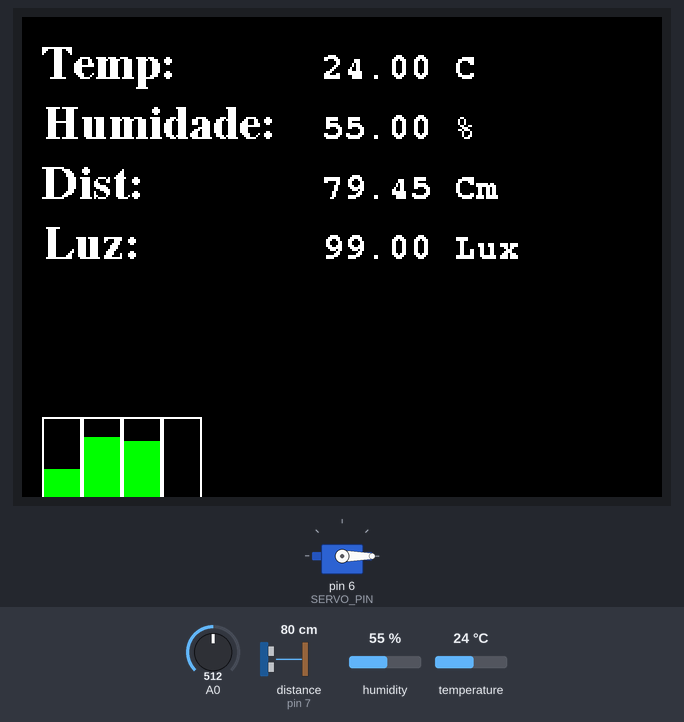
Bench run of a program on a simulated Arduino Nano, built with avr-gcc and run on an emulated ATmega328P. Parts: 320×240 colour display, servo. Wiring (from diagram.json): ultrasonic range finder: trigger pin 8; echo pin 7. Inputs (shaded band) come from the test bench; at power-on: distance to the obstacle (sensor on pin 7) 80 cm, temperature 24 °C, humidity 55 %, A0 = 512. The echo pulse lasts 58.3 µs per cm.

Above: at 1.4 s.
1.5 s: distance to the obstacle (sensor on pin 7) set to 97 cm
At 3.6 s:
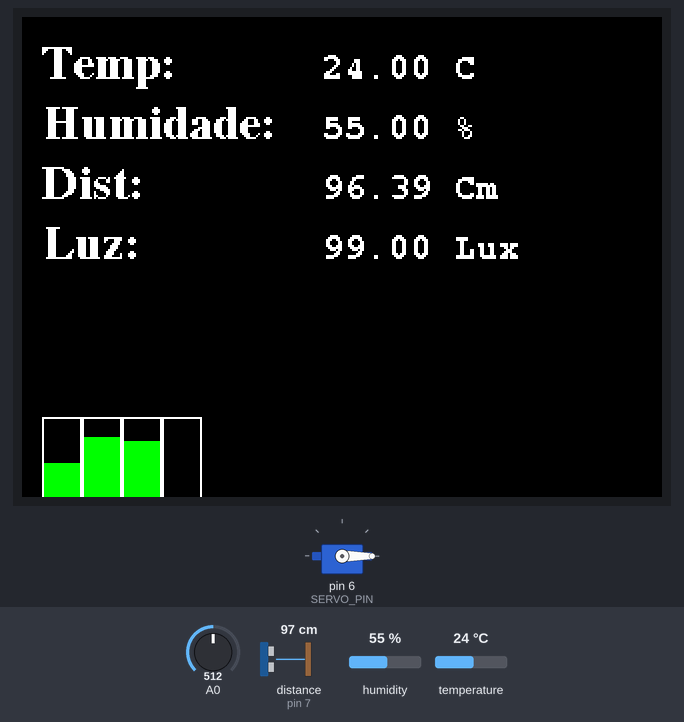
3.8 s: distance to the obstacle (sensor on pin 7) set to 104 cm
At 5.8 s:
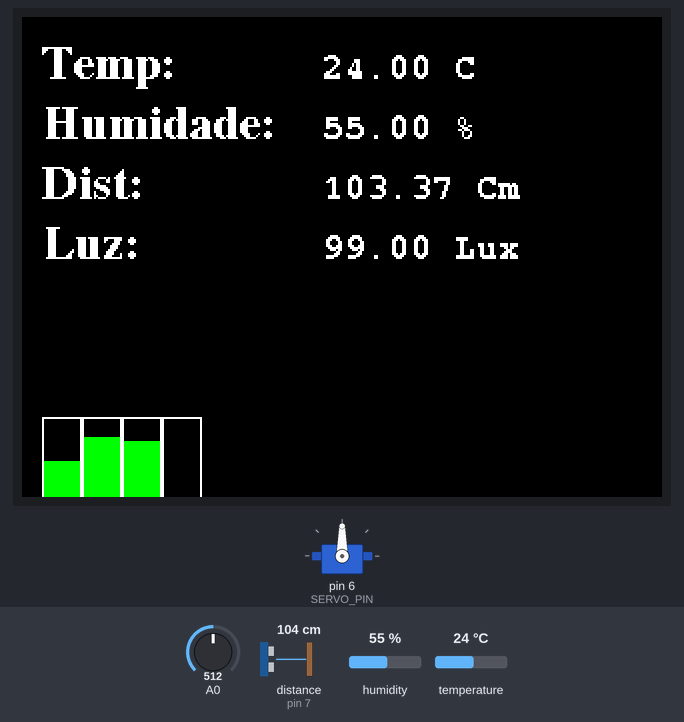
7.5 s: temperature set to 28 °C
At 9.0 s:
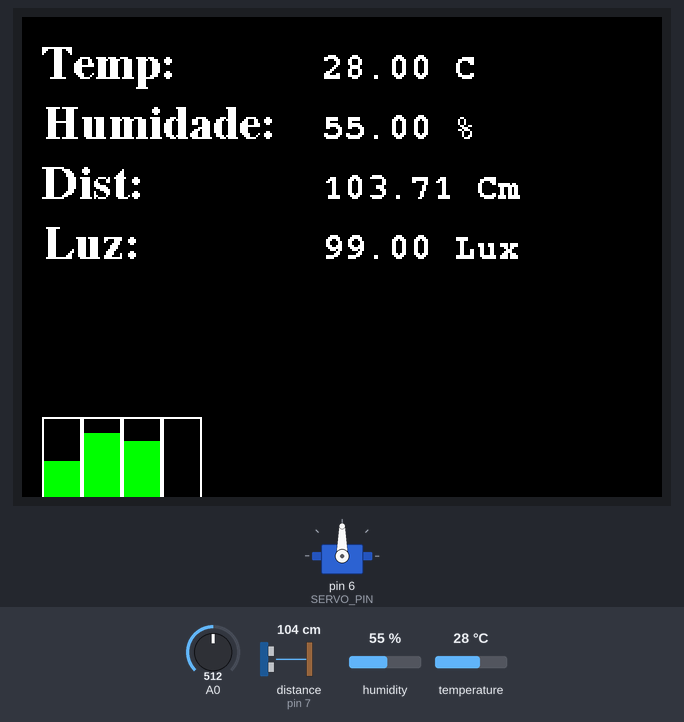
10.6 s: humidity set to 22 %
At 11.1 s:
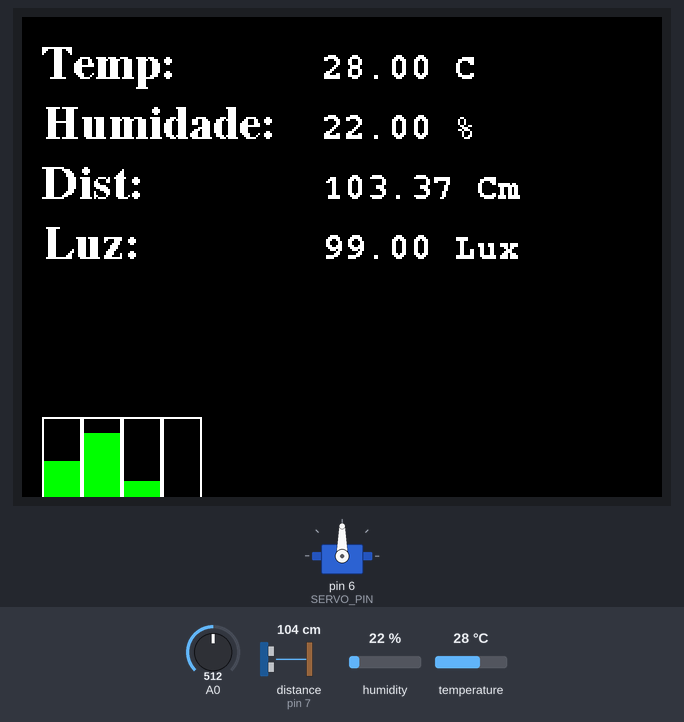
13.2 s: A0 set to 716
At 14.7 s:
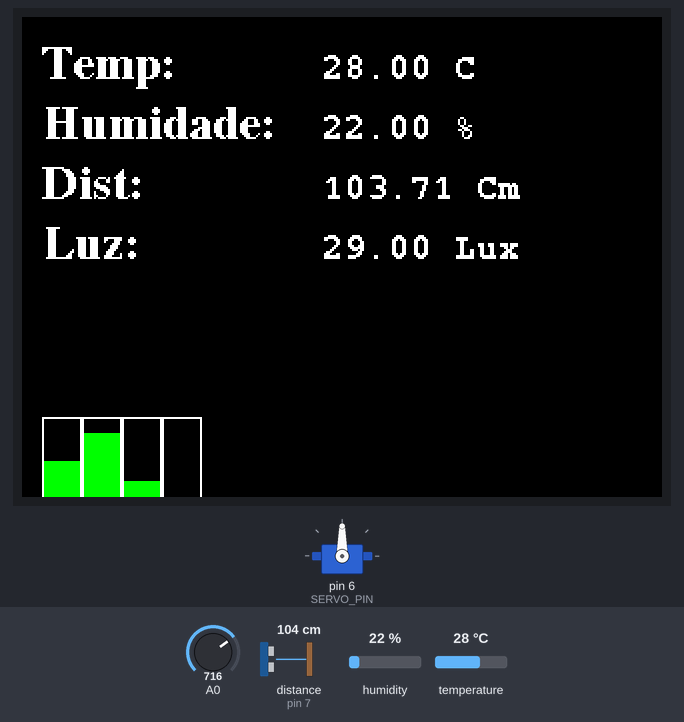
15.8 s: humidity set to 68 %
At 17.8 s:
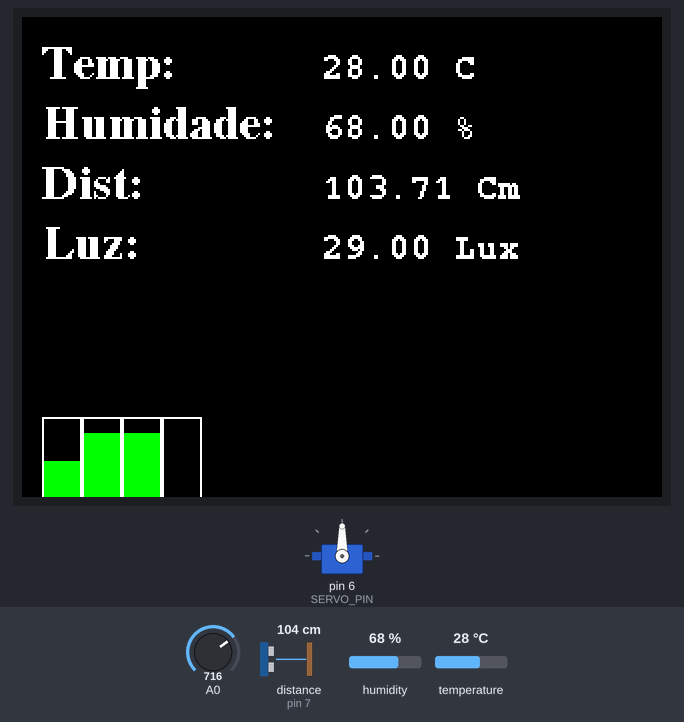
Timing chart, 0 to 19.3 s (numbered marks = the images above; inputs shaded):
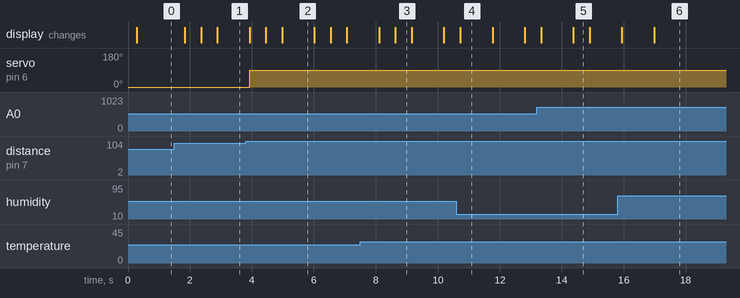

Measured:
- the behaviour switches between 100 and 101 cm on distance to the obstacle (sensor on pin 7) (found by bisection; images 1 and 2)
- after the input at 1.5 s, the display: changes after 0.34 s (image 1)
- after the input at 3.8 s, servo on pin 6 (SERVO_PIN): 0° → 90° after 0.12 s; the display: changes after 0.12 s (image 2)
- after the input at 10.6 s, the display: changes after 0.13 s (image 4)
- after the input at 13.2 s, the display: first changes after 0.13 s (image 5 shows a later state)
- after the input at 15.8 s, the display: first differs from a run without the input after 1.2 s (image 6)

The program:

main.cpp
```cpp
#include <Wire.h>
#include "DHT.h"
#include "SPI.h"
#include "Adafruit_GFX.h"
#include "Adafruit_ILI9341.h"
#include <Servo.h>
#include <Fonts/FreeSerifBold12pt7b.h>
#include <Fonts/FreeMonoBold9pt7b.h>
#include <math.h>


#define TFT_DC 9
#define TFT_CS 10

#define WIDTH 240
#define HEIGHT 320


#define ECHO_PIN 7
#define TRIG_PIN 8

#define DHTPIN 2         // Pino conectado ao sensor DHT22
#define DHTTYPE DHT22    // Define o tipo do sensor DHT

Servo myservo;  // Cria uma instância do Servo
#define SERVO_PIN 6

#define TEXT_START_X 150
#define TEXT_START_Y 30
#define TEXT_GAP 30
#define GRAPH_START_X 10
#define GRAPH_START_Y 300
#define GRAPH_WIDTH 20
#define GRAPH_HEIGHT 100

const float BETA = 3950; // Coeficiente Beta do termistor
const float GAMMA = 0.7;
const float RL10 = 50;

struct Previous {
    double temperature;
    double humidity;
    double distance;
    double lightIntensity;
};

struct Current {
    double temperature;
    double humidity;
    double distance;
    double lightIntensity;
};

// Inicializando uma instância da estrutura
struct Previous previous;
struct Current current;

Adafruit_ILI9341 tft = Adafruit_ILI9341(TFT_CS, TFT_DC);
DHT dht(DHTPIN, DHTTYPE);

void setup() {
  Serial.begin(115200);
  pinMode(TRIG_PIN, OUTPUT);
  pinMode(ECHO_PIN, INPUT);
  dht.begin(); // Inicializa o sensor DHT

  tft.begin(); // Inicializa o display ILI9341
  tft.setRotation(3); // Ajusta a rotação do display, ajuste conforme necessário
  tft.fillScreen(ILI9341_BLACK); // Preenche a tela com preto
  tft.setTextColor(ILI9341_WHITE); // Define a cor do texto como branco
  tft.setFont(&FreeSerifBold12pt7b); // Define a fonte para o texto
  tft.setTextSize(1); // Define o tamanho do texto

  // Texto estático
  tft.setCursor(10, 30);
  tft.print("Temp: ");
  tft.setCursor(10, 60);
  tft.print("Humidade: ");
  tft.setCursor(10, 90);
  tft.print("Dist: ");
  tft.setCursor(10, 120);
  tft.print("Luz: ");

  myservo.attach(SERVO_PIN);  // Conecta o servo ao pino definido
  myservo.write(0);  // Inicializa o servo na posição 0°
}

float readDistanceCM() {
  digitalWrite(TRIG_PIN, LOW);
  delayMicroseconds(2);
  digitalWrite(TRIG_PIN, HIGH);
  delayMicroseconds(10);
  digitalWrite(TRIG_PIN, LOW);
  int duration = pulseIn(ECHO_PIN, HIGH);
  return duration * 0.0342 / 2;
}

float readTemperature() {
  float t = dht.readTemperature();
  if (isnan(t)) {
    Serial.println(F("Failed to read from DHT sensor!"));
    return -999.0; // Valor de erro
  }
  return t;
}

float readHumidity() {
  float h = dht.readHumidity();
  if (isnan(h)) {
    Serial.println(F("Failed to read from DHT sensor!"));
    return -999.0; // Valor de erro
  }
  return h;
}

int readLightIntensity() {
  int analogValue = analogRead(A0);
  float voltage = analogValue / 1024.0 * 5.0;
  float resistance = 2000.0 * voltage / (1.0 - voltage / 5.0);
  float lux = pow(RL10 * 1e3 * pow(10, GAMMA) / resistance, (1 / GAMMA));
  return lux;
}

void clearTextArea(int x, int y, int w, int h) {
  tft.fillRect(x, y, w, h, ILI9341_BLACK);
}

void drawBarGraph(int x, int y, int width, int height, float value, float max_value) {
  value = log(value);
  max_value = log(max_value);

  // Limpa a área do gráfico antes de desenhar
  tft.fillRect(x, y - height, width, height, ILI9341_BLACK);

  // Garante que o valor não ultrapasse o valor máximo
  if (value > max_value) {
    value = max_value;
  }

  // Calcula a altura da barra proporcional ao valor
  float barHeight = ((value / max_value) * height);

  // Desenha o contorno da barra
  tft.drawRect(x, y - height, width, height, ILI9341_WHITE);

  // Preenche a barra com a cor verde
  tft.fillRect(x + 1, y - barHeight, width - 2, barHeight, ILI9341_GREEN);
}


void updateText(double* previous_values[], double* current_values[], const char* names[]) {
  tft.setFont(&FreeMonoBold9pt7b); // Define a fonte para os valores
  int cursor_position = 0;

  for (int i = 0; i < 4; i++) {
    cursor_position += TEXT_GAP;
    tft.setCursor(TEXT_START_X, cursor_position);

    if(*current_values[i] != *previous_values[i]){
    // Clear the area where the text is printed
    tft.fillRect(TEXT_START_X, cursor_position - 20, 220, 30, ILI9341_BLACK);

    tft.setTextColor(ILI9341_WHITE);
    tft.print(*current_values[i]);
    tft.print(names[i]);
    }
  }
}


void drawBarGraphs() {
  drawBarGraph(GRAPH_START_X, GRAPH_START_Y, GRAPH_WIDTH, GRAPH_HEIGHT, current.distance, 400); // Exemplo para distância
  drawBarGraph(GRAPH_START_X + GRAPH_WIDTH, GRAPH_START_Y, GRAPH_WIDTH, GRAPH_HEIGHT, current.temperature + 20, 70); // Exemplo para temperatura
  drawBarGraph(GRAPH_START_X + 2 * GRAPH_WIDTH, GRAPH_START_Y, GRAPH_WIDTH, GRAPH_HEIGHT, current.humidity, 100); // Exemplo para umidade
  drawBarGraph(GRAPH_START_X + 3 * GRAPH_WIDTH, GRAPH_START_Y, GRAPH_WIDTH, GRAPH_HEIGHT, current.lightIntensity, 30000); // Exemplo para luz
}

void displayData() {
  double* previous_values[] = { &previous.temperature, &previous.humidity, &previous.distance, &previous.lightIntensity };
  double* current_values[] = { &current.temperature, &current.humidity, &current.distance, &current.lightIntensity };
  const char* names[] = { " °C", " %", " Cm", " Lux" };

  updateText(previous_values, current_values, names);
  drawBarGraphs();
}

void loop() {
  current.temperature = readTemperature();
  current.humidity = readHumidity();
  current.distance = readDistanceCM();
  current.lightIntensity = readLightIntensity();

  displayData();

  if (current.distance >= 100) {
    myservo.write(90);  // Gira o servo para 90°
  } else {
    myservo.write(0);   // Retorna o servo para 0°
  }

  previous.temperature = current.temperature;
  previous.humidity = current.humidity;
  previous.distance = current.distance;
  previous.lightIntensity = current.lightIntensity;

  delay(500);
}
```
